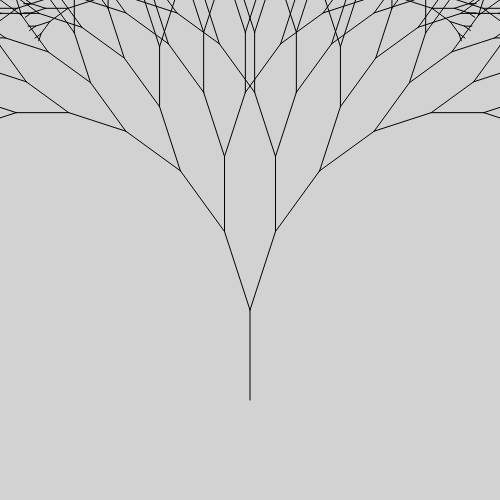
Frame 1 (no input)
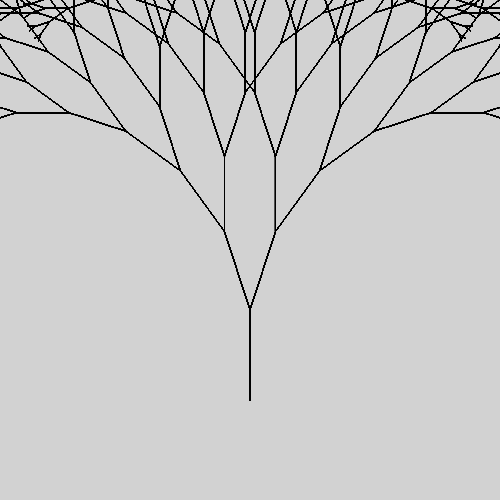
Frame 60 (no input)
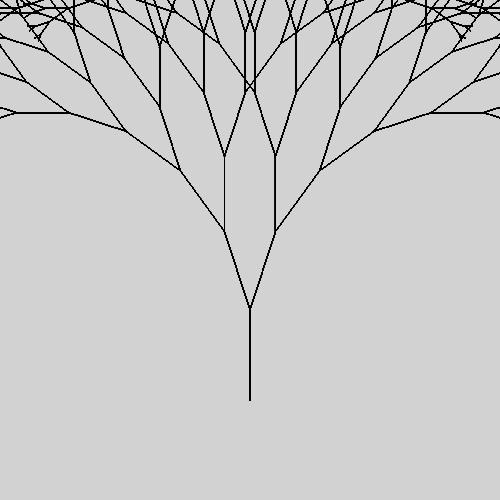
Frame 120 (the mouse pressed at the canvas centre since frame 60)

The p5.js sketch that drew these frames (run headless with seeded random() and noise() and a simulated clock; from frame 60 on, the mouse is pressed at the canvas centre):

// p5.js sketch
// ── sketch.js
// Project Title
// Your Name
// Date
//
// Extra for Experts:
// - describe what you did to take this project "above and beyond"


let scale = 15;

function setup() {
createCanvas(500, 500);
background(210);
}
function draw() {
drawTree(width/2, height*.8, 90, 6);
}
function drawLine( x1, y1, x2, y2, depth) {
//draw a line segment connecting (x1,y1) to (x2,y2)
line(x1, y1, x2, y2);
}
function drawTree(x1, y1, angle, depth) {
if (depth > 0) {
let x2 = x1 + (cos(radians(angle))*depth*scale); //calculate
//endpoints of current branch
let y2 = y1 - (sin(radians(angle))*depth*scale); //using trig
//ratios. Get shorter based on depth
drawLine(x1, y1, x2, y2, depth);
//for a 2-branch tree:
drawTree(x2, y2, angle-18, depth-0.5);
drawTree(x2, y2, angle+18, depth-0.5);
}
}
